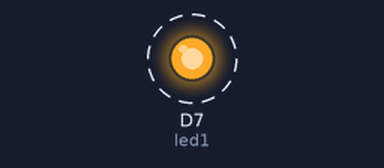
Recording of a sketch running on a simulated ESP8266 (NodeMCU). On the bench: output pins drawn as LEDs (lit = HIGH). Dashed ring = blinking.

Above: at 0.1 s.
Timing chart, 0 to 3.0 s (numbered marks = the images above):
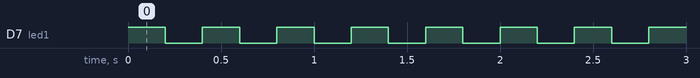

Measured:
- by itself, D7 (led1): alternates HIGH for 0.20 s and LOW for 0.20 s

The sketch:

blink.ino
```cpp
int led1 = D7;

void setup() {
    pinMode(led1, OUTPUT);
}

void loop() {
    digitalWrite(led1, HIGH);
    delay(200);
    digitalWrite(led1, LOW);
    delay(200);
}
```
